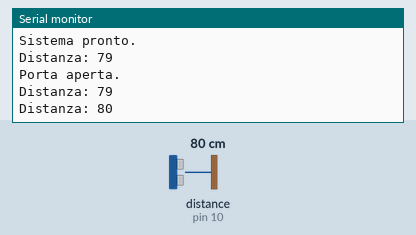
Simulated run of this sketch. Board: Arduino Uno, built with avr-gcc and run on an emulated ATmega328P. Parts: the last lines printed to the serial monitor. Wiring (inferred from the names in the program): ultrasonic range finder: trigger pin 9; echo pin 10. The inputs (shaded band) are chosen by the test bench; at power-on: distance to the obstacle (sensor on pin 10) 80 cm. The echo pulse lasts 58.3 µs per cm; random numbers use the default seed unless the sketch sets one; the audio player accepts every command and is not drawn.

Above: at 1.7 s.
1.8 s: distance to the obstacle (sensor on pin 10) set to 2 cm
At 2.34 s:
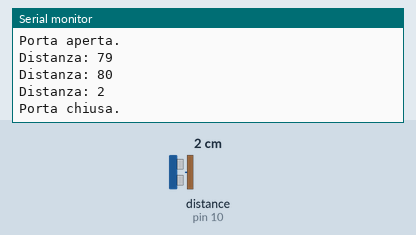
3.5 s: distance to the obstacle (sensor on pin 10) set to 120 cm
At 3.85 s:
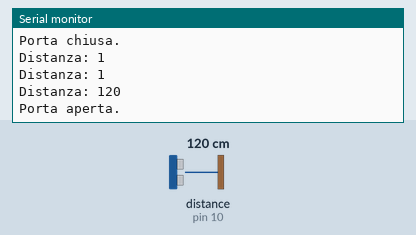
6.5 s: distance to the obstacle (sensor on pin 10) set to 4 cm
At 6.89 s:
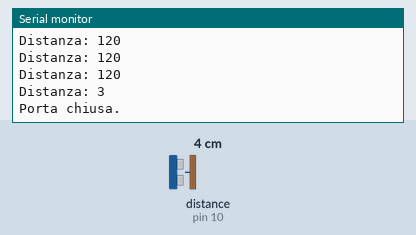
9.5 s: distance to the obstacle (sensor on pin 10) set to 35 cm
At 10.5 s:
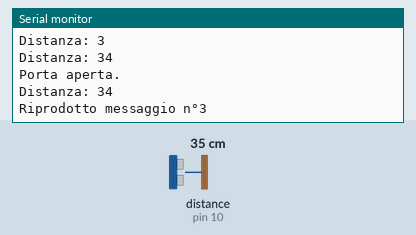
Timing chart, 0 to 12.5 s (numbered marks = the images above; inputs shaded):
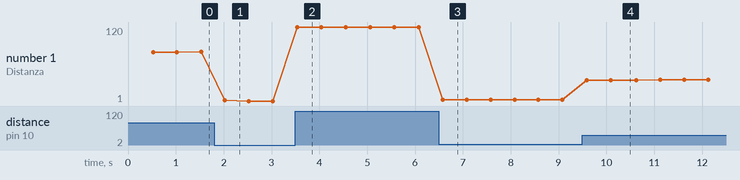

Measured:
- after the input at 1.8 s, the serial monitor: prints a new line after 0.23 s (image 1)
- after the input at 3.5 s, the serial monitor: prints a new line at once (image 2)
- after the input at 6.5 s, the serial monitor: prints a new line after 0.08 s (image 3)
- after the input at 9.5 s, the serial monitor: prints a new line after 0.08 s (image 4)
- plotted number 1: 80 → 1 after the input at 1.8 s, 1 → 120 after the input at 3.5 s, 120 → 3 after the input at 6.5 s, 3 → 35 after the input at 9.5 s

The sketch:

SKETCH_ARD.ino
```cpp
#include <SoftwareSerial.h>       // Libreria per comunicare con dispositivi tramite porta seriale software
#include <DFRobotDFPlayerMini.h>  // Libreria per il controllo del modulo MP3 DFPlayer Mini

// Impostazione dei pin per il controllo del modulo MP3 (RX e TX)
SoftwareSerial mp3Serial(2, 3); // RX sul pin 2, TX sul pin 3
DFRobotDFPlayerMini myDFPlayer; // Oggetto per il controllo del modulo MP3

// Definizione dei pin per il sensore di distanza (ultrasuoni)
const int trigPin = 9;  // Pin Trigger del sensore
const int echoPin = 10; // Pin Echo del sensore

// Variabili di stato e gestione dei tempi
bool portaAperta = false;               // Stato della porta (aperta o chiusa)
int conteggioSecondiMessaggi = 0;       // Contatore per il numero di messaggi riprodotti
unsigned long tempoUltimoMessaggio = 0; // Timestamp dell'ultimo messaggio riprodotto
unsigned long tempoChiusuraPorta = 0;   // Timestamp della chiusura della porta
bool inAttesaChiusura = false;          // Flag che indica se si sta aspettando la chiusura della porta
unsigned long tempoUltimaAperturaPorta = 0; // Timestamp dell'ultima apertura della porta
bool primoMessaggioRiprodotto = false;  // Flag che indica se il primo messaggio è stato riprodotto

// Intervalli di tempo configurabili
const unsigned long intervalloMessaggio = 10000;   // 10 secondi tra i messaggi
const unsigned long intervalloReset = 180000;      // 3 minuti per il reset del sistema dopo che la porta è chiusa
const unsigned long intervalloTraAperture = 180000; // 3 minuti tra aperture successive della porta

void setup() {
  Serial.begin(9600);          // Inizializza la comunicazione seriale per il monitoraggio
  mp3Serial.begin(9600);       // Inizializza la comunicazione seriale per il DFPlayer Mini
  pinMode(trigPin, OUTPUT);    // Imposta il pin del Trigger del sensore come OUTPUT
  pinMode(echoPin, INPUT);     // Imposta il pin dell'Echo del sensore come INPUT

  // Inizializza il modulo DFPlayer Mini
  if (!myDFPlayer.begin(mp3Serial)) {  // Verifica se il modulo DFPlayer è stato correttamente inizializzato
    Serial.println("Errore DFPlayer"); // Se c'è un errore, stampa un messaggio di errore e blocca l'esecuzione
    while (true);                    // Entriamo in un loop infinito se il DFPlayer non è stato trovato
  }

  myDFPlayer.volume(30);           // Imposta il volume del modulo MP3 a 30
  Serial.println("Sistema pronto."); // Stampa un messaggio di avvio
}

void loop() {
  long duration, distance;

  // Misura la distanza utilizzando il sensore a ultrasuoni
  digitalWrite(trigPin, LOW);            // Imposta il pin del Trigger a LOW
  delayMicroseconds(2);                  // Aspetta per un breve intervallo
  digitalWrite(trigPin, HIGH);           // Imposta il pin del Trigger a HIGH per inviare il segnale
  delayMicroseconds(10);                 // Aspetta per un breve intervallo
  digitalWrite(trigPin, LOW);            // Imposta il pin del Trigger a LOW per terminare il segnale

  // Calcola la durata dell'eco e la distanza
  duration = pulseIn(echoPin, HIGH);     // Misura il tempo che l'eco impiega per tornare
  distance = duration * 0.0344 / 2;      // Calcola la distanza in centimetri (tempo * velocità del suono / 2)

  Serial.print("Distanza: ");
  Serial.println(distance);              // Stampa la distanza misurata sul monitor seriale

  unsigned long ora = millis();          // Ottiene il tempo corrente in millisecondi

  // --- Controllo della Porta Aperta ---
  if (distance > 20) {  // Se la distanza è maggiore di 20 cm, la porta è considerata aperta
    if (!portaAperta) { // Se la porta non è già aperta
      portaAperta = true;  // Imposta lo stato della porta come aperta
      Serial.println("Porta aperta.");  // Stampa sul monitor seriale che la porta è aperta

      // Verifica se sono passati più di 3 minuti dall'ultima apertura della porta
      if (ora - tempoUltimaAperturaPorta >= intervalloTraAperture) {
        primoMessaggioRiprodotto = false;  // Resetta il flag del primo messaggio
        conteggioSecondiMessaggi = 0;      // Resetta il contatore dei messaggi
        Serial.println("Ripristino stato dopo 3 minuti senza aperture."); // Ripristina lo stato
      }
      tempoUltimaAperturaPorta = ora;  // Memorizza il tempo dell'ultima apertura della porta
    }

    // Se è passato abbastanza tempo dall'ultimo messaggio e non sono stati ancora riprodotti due messaggi
    if (conteggioSecondiMessaggi < 2 && ora - tempoUltimoMessaggio >= intervalloMessaggio) {
      int messaggioCasuale = random(1, 6);  // Seleziona un messaggio casuale tra 1 e 5
      myDFPlayer.play(messaggioCasuale);    // Riproduci il messaggio selezionato
      Serial.print("Riprodotto messaggio n°");
      Serial.println(messaggioCasuale);    // Stampa il numero del messaggio riprodotto
      conteggioSecondiMessaggi++;          // Incrementa il contatore dei messaggi
      tempoUltimoMessaggio = ora;          // Memorizza il tempo dell'ultimo messaggio
    }

    // Se sono stati riprodotti due messaggi, entra in modalità di attesa per la chiusura della porta
    if (conteggioSecondiMessaggi >= 2) {
      inAttesaChiusura = true;
    }
  }

  // --- Controllo della Porta Chiusa ---
  else {
    if (portaAperta) {  // Se la porta era aperta e ora si sta chiudendo
      portaAperta = false;   // Imposta lo stato della porta come chiuso
      tempoChiusuraPorta = ora; // Memorizza il tempo della chiusura
      Serial.println("Porta chiusa.");  // Stampa sul monitor seriale che la porta è chiusa
    }

    // Se la porta è rimasta chiusa per più di 3 minuti, resetta il sistema
    if (inAttesaChiusura && (ora - tempoChiusuraPorta >= intervalloReset)) {
      Serial.println("Sistema resettato dopo 3 minuti di porta chiusa.");
      primoMessaggioRiprodotto = false;  // Resetta il flag del primo messaggio
      conteggioSecondiMessaggi = 0;      // Resetta il contatore dei messaggi
      inAttesaChiusura = false;          // Resetta lo stato di attesa chiusura
    }
  }

  delay(500);  // Attende mezzo secondo prima di ripetere la misurazione della distanza
}
```
